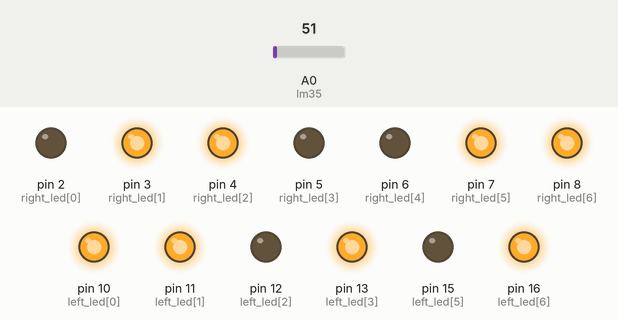
Simulated run of this sketch. Board: Arduino Uno, built with avr-gcc and run on an emulated ATmega328P. On the bench: output pins drawn as LEDs (lit = HIGH). Inputs (shaded band) come from the test bench; at power-on: A0 (lm35) = 51.

Above: at 1.3 s.
1.4 s: A0 (lm35) set to 61
At 2.7 s:
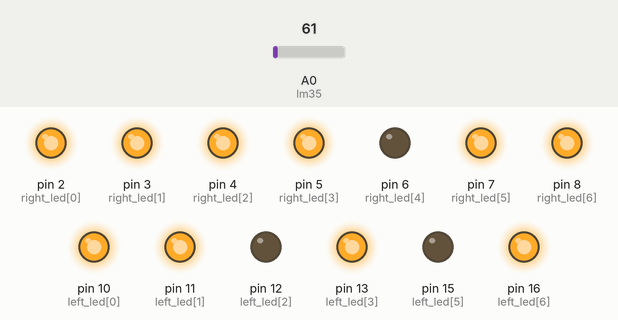
3.0 s: A0 (lm35) set to 62
At 4.0 s:
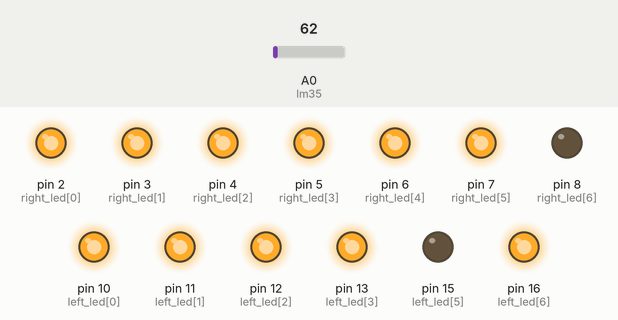
4.5 s: A0 (lm35) set to 71
At 5.2 s:
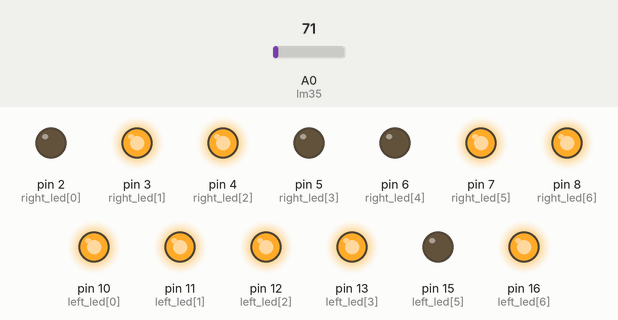
6.0 s: A0 (lm35) set to 86
At 6.3 s:
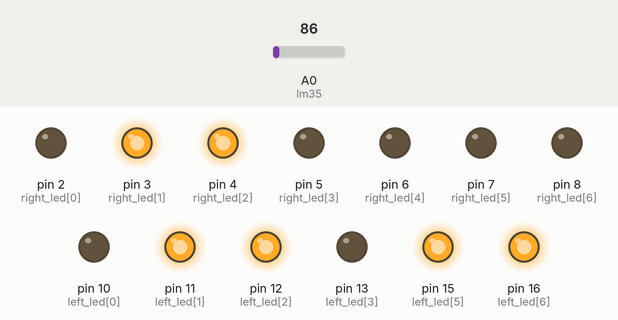
7.5 s: A0 (lm35) set to 112
At 8.7 s:
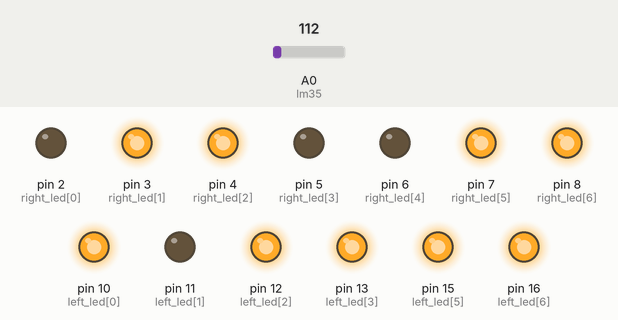
Timing chart, 0 to 10.0 s (numbered marks = the images above; inputs shaded):
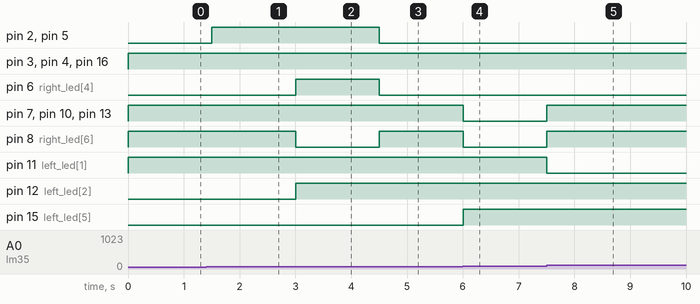

Measured:
- the behaviour switches between 61 and 62 on A0 (lm35) (found by bisection; images 1 and 2)
- after the input at 1.4 s, pin 2 (right_led[0]), pin 5 (right_led[3]): LOW → HIGH after 0.10 s
- after the input at 3.0 s, pin 6 (right_led[4]), pin 12 (left_led[2]): LOW → HIGH at once; pin 8 (right_led[6]): HIGH → LOW at once
- after the input at 4.5 s, pin 2 (right_led[0]), pin 5 (right_led[3]), pin 6 (right_led[4]): HIGH → LOW at once; pin 8 (right_led[6]): LOW → HIGH at once
- after the input at 6.0 s, pin 7 (right_led[5]), pin 8 (right_led[6]), pin 10 (left_led[0]), pin 13 (left_led[3]): HIGH → LOW at once; pin 15 (left_led[5]): LOW → HIGH at once
- after the input at 7.5 s, pin 7 (right_led[5]), pin 8 (right_led[6]), pin 10 (left_led[0]), pin 13 (left_led[3]): LOW → HIGH at once; pin 11 (left_led[1]): HIGH → LOW at once

The sketch:

Heater.ino
```cpp
int left_led[] = {10, 11, 12, 13, 14, 15, 16};
int right_led[] = {2, 3, 4, 5, 6, 7, 8};
int mapper[10][7] = {
  {1,2,3,4,5,6},
  {2,3},
  {1,2,4,5,7},
  {1,2,3,4,7},
  {2,3,6,7},
  {1, 3, 4, 6, 7},
  {1, 3, 4, 5, 6, 7},
  {1, 2, 3},
  {1, 2, 3, 4, 5, 6, 7},
  {1, 2, 3, 4, 6, 7}
  };

int lm35 = A0;
int heater_state_pin = 9;
int heater_state = LOW;
int heat_target = 80; // Celesius
int temperature;

void setup() {
  // put your setup code here, to run once:
  for(int i = 0; i < 7; i++) {
    pinMode(left_led[i], OUTPUT);
    pinMode(right_led[i], OUTPUT);
  }
  pinMode(lm35, INPUT);
}

// Function to turn of a LED
void reset(int leds[7]) {
  for(int i = 0;  i< 7; i++) {
    digitalWrite(leds[i], LOW);
  }
}

// Function to display a single digit on a single LED
void set_digit(int segments[7], int number) {
  for(int i = 0; i < 7; i++) {
    if(mapper[number][i] == 0)
      break;
    digitalWrite(segments[mapper[number][i]-1], HIGH);
  }
}


// Function to display number (two digits) on two LEDs
void digit_to_leds(int digit, int led1, int led2) {
  reset(led1);
  reset(led2);
  int left_side = digit / 10;
  int right_side = digit % 10;
  set_digit(led1, left_side);
  set_digit(led2, right_side);
}

void loop() {
  int signal = analogRead(lm35);
  float mv = (signal / 1024.0) * 5000;
  int temperature = mv / 10.0;
  digit_to_leds(temperature, left_led, right_led);
  if(temperature > heat_target)
    heater_state = LOW;
  else
    heater_state = HIGH;
  digitalWrite(heater_state_pin, heater_state);
  delay(500);
}
```
